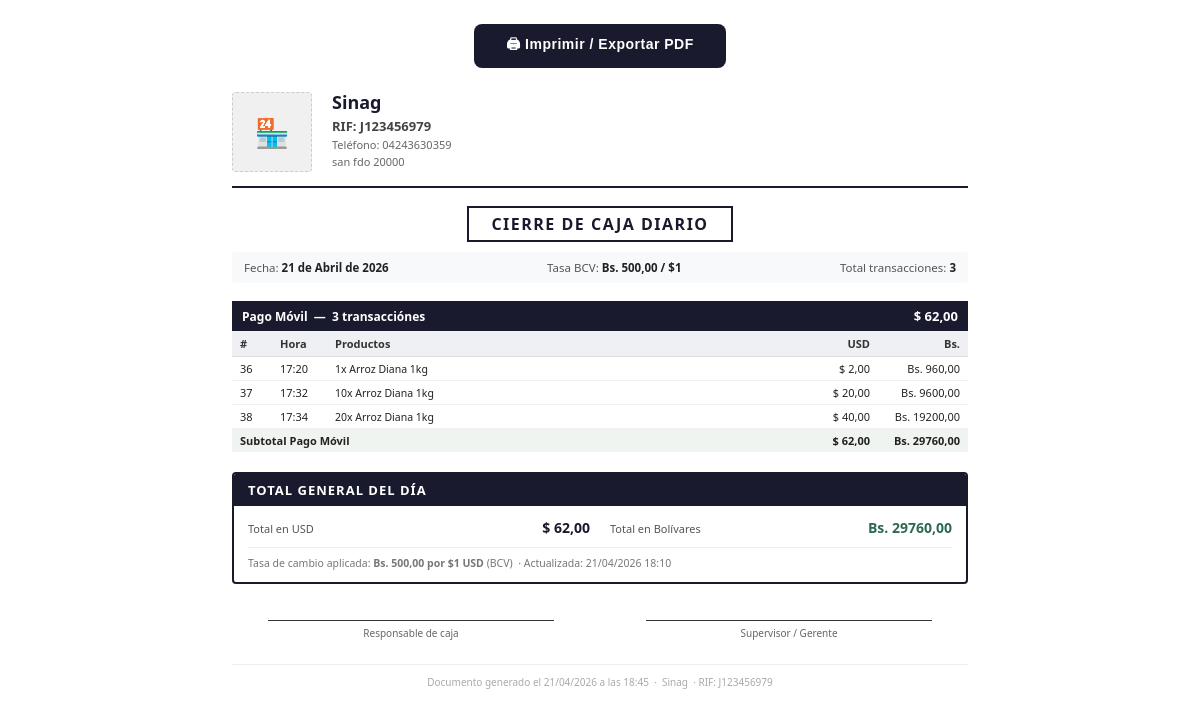
The app's page /reportes/cierre/imprimir/ (signed in) with its own data.
### configuracion/models.py (models this page shows, shortened)
class Empresa(models.Model):
    nombre = models.CharField(max_length=200)
    rif = models.CharField(max_length=20)
    telefono = models.CharField(max_length=20, blank=True)
    direccion = models.TextField(blank=True)
    logo = models.ImageField(upload_to='empresa/', blank=True, null=True)
    imprimir_ticket   = models.BooleanField(default=False)
    nombre_impresora  = models.CharField(max_length=200, blank=True, default='')
    class Meta:
        verbose_name = 'Empresa'

class Moneda(models.Model):
    tasa_cambio = models.DecimalField(max_digits=12, decimal_places=2)
    simbolo = models.CharField(max_length=5, default='Bs')
    ultima_actualizacion = models.DateTimeField(auto_now=True)
    class Meta:
        verbose_name = 'Moneda'
        verbose_name_plural = 'Moneda'

### ventas/models.py (models this page shows, shortened)
class Venta(models.Model):
    METODO_PAGO = [
        ('EFECTIVO_USD', 'Efectivo USD'),
        ('EFECTIVO_BS',  'Efectivo Bs'),
        ('TRANSFERENCIA', 'Transferencia'),
        ('PAGO_MOVIL',   'Pago Móvil'),
        ('PUNTO_DE_VENTA', 'PdV (Tarjeta)'),
        ('BIOPAGO',      'Biopago'),
        ('MIXTO',        'Pago Mixto'),
    ]
    ESTADO = [
        ('COMPLETADA', 'Completada'),
        ('ANULADA',    'Anulada'),
    ]
    fecha = models.DateTimeField(auto_now_add=True)
    total_usd = models.DecimalField(max_digits=10, decimal_places=2)
    total_bs = models.DecimalField(max_digits=14, decimal_places=2)
    tasa_aplicada = models.DecimalField(max_digits=12, decimal_places=2)
    metodo_pago = models.CharField(max_length=20, choices=METODO_PAGO)
    estado = models.CharField(max_length=15, choices=ESTADO, default='COMPLETADA')
    notas = models.TextField(blank=True)
    monto_recibido = models.DecimalField(max_digits=14, decimal_places=2, null=True, blank=True)
    vuelto = models.DecimalField(max_digits=14, decimal_places=2, null=True, blank=True)
    vendedor = models.ForeignKey(User, null=True, blank=True, on_delete=models.SET_NULL, related_name='ventas')
    class Meta:
        verbose_name = 'Venta'
        verbose_name_plural = 'Ventas'
        ordering = ['-fecha']

class DetalleVenta(models.Model):
    venta = models.ForeignKey(Venta, on_delete=models.CASCADE, related_name='detalles')
    producto = models.ForeignKey(Producto, on_delete=models.PROTECT, related_name='detalles_venta')
    cantidad = models.PositiveIntegerField()
    precio_usd_capturado = models.DecimalField(max_digits=10, decimal_places=4)
    class Meta:
        verbose_name = 'Detalle de venta'
        verbose_name_plural = 'Detalles de venta'

### inventario/models.py (models this page shows, shortened)
class Producto(models.Model):
    categoria = models.ForeignKey(
        Categoria,
        on_delete=models.SET_NULL,
        null=True,
        blank=True,
        related_name='productos'
    )
    nombre = models.CharField(max_length=200)
    codigo_barras = models.CharField(max_length=100, blank=True, null=True, unique=True)
    costo_usd = models.DecimalField(max_digits=10, decimal_places=4, null=True, blank=True)
    precio_usd = models.DecimalField(max_digits=10, decimal_places=4)
    stock_actual = models.IntegerField(default=0)
    stock_minimo = models.IntegerField(default=5)
    imagen = models.ImageField(upload_to='productos/', blank=True, null=True)
    activo = models.BooleanField(default=True)
    class Meta:
        verbose_name = 'Producto'
        verbose_name_plural = 'Productos'
        ordering = ['nombre']

### reportes/views.py (the view)
# urls.py: path('cierre/imprimir/', views.imprimir_cierre, name='imprimir_cierre'),
@solo_admin
def imprimir_cierre(request):
    fecha_str = request.GET.get('fecha', '')
    try:
        fecha = date.fromisoformat(fecha_str)
    except ValueError:
        fecha = timezone.localdate()
    ventas_dia = (
        Venta.objects
        .filter(fecha__date=fecha, estado='COMPLETADA')
        .prefetch_related('detalles__producto')
        .order_by('fecha')
    )
    resumen_metodos = []
    for codigo_metodo, nombre_metodo in Venta.METODO_PAGO:
        ventas_metodo = [v for v in ventas_dia if v.metodo_pago == codigo_metodo]
        if not ventas_metodo:
            continue
        total_usd = sum(float(v.total_usd) for v in ventas_metodo)
        total_bs  = sum(float(v.total_bs)  for v in ventas_metodo)
        resumen_metodos.append({
            'nombre':    nombre_metodo,
            'codigo':    codigo_metodo,
            'total_usd': total_usd,
            'total_bs':  total_bs,
            'cantidad':  len(ventas_metodo),
            'ventas':    ventas_metodo,
        })
    total_general_usd = sum(m['total_usd'] for m in resumen_metodos)
    total_general_bs  = sum(m['total_bs']  for m in resumen_metodos)
    total_ventas      = sum(m['cantidad']  for m in resumen_metodos)
    moneda  = Moneda.objects.first()
    empresa = Empresa.objects.first()
    cierre  = CierreCaja.objects.filter(fecha=fecha).first()
    return render(request, 'reportes/cierre_caja_print.html', {
        'fecha':             fecha,
        'resumen_metodos':   resumen_metodos,
        'total_general_usd': total_general_usd,
        'total_general_bs':  total_general_bs,
        'total_ventas':      total_ventas,
        'moneda':            moneda,
        'empresa':           empresa,
        'tasa':              moneda.tasa_cambio if moneda else None,
        'cierre':            cierre,
    })

### templates/reportes/cierre_caja_print.html (shortened to what this page needs)
<!DOCTYPE html>
<html lang="es">
<head>
</head>
<body>
  <button class="btn-imprimir" onclick="window.print()">🖨 Imprimir / Exportar PDF</button>
  <div class="header">
    {% if empresa and empresa.logo %}
      <img class="header-logo" src="{{ request.scheme }}://{{ request.get_host }}{{ empresa.logo.url }}" alt="Logo">
    {% else %}
      <div class="header-logo-placeholder">🏪</div>
    {% endif %}
    <div class="header-info">
      <div class="empresa-nombre">{{ empresa.nombre|default:"Mi Empresa" }}</div>
      <div class="empresa-rif">RIF: {{ empresa.rif|default:"—" }}</div>
      {% if empresa and empresa.telefono %}
        <div class="empresa-detalle">Teléfono: {{ empresa.telefono }}</div>
      {% endif %}
      {% if empresa and empresa.direccion %}
        <div class="empresa-detalle">{{ empresa.direccion }}</div>
      {% endif %}
    </div>
  </div>
  <div class="doc-titulo">
    <h2>Cierre de Caja Diario</h2>
  </div>
  <div class="doc-meta">
    <div>Fecha: <span>{{ fecha|date:"d \d\e F \d\e Y" }}</span></div>
    <div>Tasa BCV: <span>Bs. {{ tasa|default:"—" }} / $1</span></div>
    <div>Total transacciones: <span>{{ total_ventas }}</span></div>
  </div>
  {% if resumen_metodos %}
    {% for metodo in resumen_metodos %}
    <div class="seccion-metodo">
      <div class="seccion-metodo-header">
        <span>{{ metodo.nombre }}
          &nbsp;—&nbsp;
          {{ metodo.cantidad }} transacción{% if metodo.cantidad != 1 %}es{% endif %}
        </span>
        <span class="metodo-total-header">
          {% if metodo.codigo == 'EFECTIVO_BS' %}
            Bs. {{ metodo.total_bs|floatformat:2 }}
          {% else %}
            $ {{ metodo.total_usd|floatformat:2 }}
          {% endif %}
        </span>
      </div>
      <table class="ventas-tabla">
        <thead>
          <tr>
            <th style="width:40px;">#</th>
            <th style="width:55px;">Hora</th>
            <th>Productos</th>
            <th class="r" style="width:80px;">USD</th>
            <th class="r" style="width:90px;">Bs.</th>
          </tr>
        </thead>
        <tbody>
          {% for venta in metodo.ventas %}
          <tr>
            <td>{{ venta.pk }}</td>
            <td>{{ venta.fecha|date:"H:i" }}</td>
            <td class="productos-celda">
              {% for d in venta.detalles.all %}
                {{ d.cantidad }}x {{ d.producto.nombre }}{% if not forloop.last %}, {% endif %}
              {% endfor %}
            </td>
            <td class="r">$ {{ venta.total_usd|floatformat:2 }}</td>
            <td class="r">Bs. {{ venta.total_bs|floatformat:2 }}</td>
          </tr>
          {% endfor %}
          <tr class="subtotal-fila">
            <td colspan="3">Subtotal {{ metodo.nombre }}</td>
            <td class="r">$ {{ metodo.total_usd|floatformat:2 }}</td>
            <td class="r">Bs. {{ metodo.total_bs|floatformat:2 }}</td>
          </tr>
        </tbody>
      </table>
    </div>
    {% endfor %}
  {% else %}
    <div class="sin-ventas">No hay ventas registradas para este día.</div>
  {% endif %}
  <div class="totales-box">
    <div class="totales-box-header">Total General del Día</div>
    <div class="totales-box-body">
      <div class="total-item">
        <span class="tl">Total en USD</span>
        <span class="tv">$ {{ total_general_usd|floatformat:2 }}</span>
      </div>
      <div class="total-item">
        <span class="tl">Total en Bolívares</span>
        <span class="tv-bs">Bs. {{ total_general_bs|floatformat:2 }}</span>
      </div>
      {% if tasa %}
      <div class="tasa-nota">
        Tasa de cambio aplicada: <strong>Bs. {{ tasa }} por $1 USD</strong> (BCV)
        {% if moneda %}&nbsp;·&nbsp;Actualizada: {{ moneda.ultima_actualizacion|date:"d/m/Y H:i" }}{% endif %}
      </div>
      {% endif %}
    </div>
  </div>
  <div class="firmas">
    <div class="firma-bloque">
      <div class="firma-linea"></div>
      <div class="firma-label">Responsable de caja</div>
    </div>
    <div class="firma-bloque">
      <div class="firma-linea"></div>
      <div class="firma-label">Supervisor / Gerente</div>
    </div>
  </div>
  <div class="pie">
    Documento generado el {% now "d/m/Y \a \l\a\s H:i" %}
    &nbsp;·&nbsp;
    {{ empresa.nombre|default:"POS Core" }}
    {% if empresa and empresa.rif %}&nbsp;·&nbsp;RIF: {{ empresa.rif }}{% endif %}
  </div>
</body>
</html>

### templates/reportes/cierre_caja_print.html (style rules this page uses)
*, *::before, *::after { box-sizing: border-box; margin: 0; padding: 0; }
body { font-family: 'Segoe UI', Arial, sans-serif; font-size: 12px; color: #111; background: #fff; padding: 24px 32px; max-width: 800px; margin: 0 auto; }
.header { display: flex; align-items: flex-start; gap: 20px; border-bottom: 2px solid #1a1a2e; padding-bottom: 14px; margin-bottom: 16px; }
.header-logo-placeholder { width: 80px; height: 80px; background: #f0f0f0; border: 1px dashed #ccc; display: flex; align-items: center; justify-content: center; font-size: 28px; color: #bbb; flex-shrink: 0; border-radius: 4px; }
.header-info { flex: 1; }
.empresa-nombre { font-size: 18px; font-weight: 800; color: #1a1a2e; line-height: 1.2; }
.empresa-rif { font-size: 13px; font-weight: 700; color: #444; margin-top: 3px; }
.empresa-detalle { font-size: 11px; color: #666; margin-top: 2px; }
.doc-titulo { text-align: center; margin: 18px 0 6px; }
.doc-titulo h2 { font-size: 16px; font-weight: 800; text-transform: uppercase; letter-spacing: 1.5px; color: #1a1a2e; border: 2px solid #1a1a2e; display: inline-block; padding: 5px 22px; }
.doc-meta { display: flex; justify-content: space-between; font-size: 11.5px; color: #555; margin: 10px 0 18px; padding: 8px 12px; background: #f8f9fa; border-radius: 4px; }
.doc-meta span { font-weight: 600; color: #222; }
.seccion-metodo { margin-bottom: 18px; page-break-inside: avoid; }
.seccion-metodo-header { display: flex; justify-content: space-between; align-items: center; background: #1a1a2e; color: #fff; padding: 6px 10px; font-size: 12px; font-weight: 700; }
.seccion-metodo-header .metodo-total-header { font-size: 13px; font-weight: 800; }
table.ventas-tabla { width: 100%; border-collapse: collapse; font-size: 11px; }
table.ventas-tabla thead tr { background: #eef0f3; }
table.ventas-tabla th { padding: 5px 8px; text-align: left; font-weight: 700; color: #333; border-bottom: 1px solid #ddd; }
table.ventas-tabla th.r, table.ventas-tabla td.r { text-align: right; }
table.ventas-tabla td { padding: 4px 8px; border-bottom: 1px solid #f0f0f0; color: #222; }
table.ventas-tabla tbody tr:last-child td { border-bottom: none; }
.productos-celda { color: #555; font-size: 10.5px; }
.subtotal-fila td { padding: 5px 8px; font-weight: 700; background: #f0f4f0; border-top: 1px solid #ccc; }
.totales-box { margin-top: 20px; border: 2px solid #1a1a2e; border-radius: 4px; overflow: hidden; page-break-inside: avoid; }
.totales-box-header { background: #1a1a2e; color: #fff; font-weight: 800; font-size: 13px; text-transform: uppercase; letter-spacing: 1px; padding: 7px 14px; }
.totales-box-body { padding: 12px 14px; display: grid; grid-template-columns: 1fr 1fr; gap: 6px 20px; }
.total-item { display: flex; justify-content: space-between; align-items: baseline; gap: 8px; }
.total-item .tl { font-size: 11px; color: #555; }
.total-item .tv { font-size: 14px; font-weight: 800; color: #1a1a2e; }
.total-item .tv-bs { font-size: 14px; font-weight: 800; color: #2d6a4f; }
.tasa-nota { grid-column: 1 / -1; font-size: 10.5px; color: #777; border-top: 1px solid #eee; padding-top: 8px; margin-top: 4px; }
.firmas { display: flex; justify-content: space-around; margin-top: 36px; gap: 20px; page-break-inside: avoid; }
.firma-bloque { text-align: center; flex: 1; }
.firma-linea { border-top: 1px solid #333; width: 80%; margin: 0 auto 5px; }
.firma-label { font-size: 10px; color: #666; }
.pie { text-align: center; font-size: 10px; color: #aaa; margin-top: 24px; border-top: 1px solid #eee; padding-top: 10px; }
.btn-imprimir { display: block; margin: 0 auto 24px; padding: 10px 32px; background: #1a1a2e; color: #fff; border: none; border-radius: 8px; font-size: 14px; font-weight: 700; cursor: pointer; letter-spacing: 0.5px; }

### records on screen
Empresa: nombre "Sinag", rif "J123456979", telefono "04243630359", direccion "san fdo 20000"
Moneda: tasa_cambio "500,00", ultima_actualizacion "21/04/2026 18:10"
Venta: pk "36", fecha "17:20", total_usd "2,00", total_bs "960,00"
DetalleVenta: cantidad "1", producto.nombre "Arroz Diana 1kg"
Venta: pk "37", fecha "17:32", total_usd "20,00", total_bs "9600,00"
DetalleVenta: cantidad "10", producto.nombre "Arroz Diana 1kg"
Venta: pk "38", fecha "17:34", total_usd "40,00", total_bs "19200,00"
DetalleVenta: cantidad "20", producto.nombre "Arroz Diana 1kg"

### other values on screen
{{ fecha|date:"d \d\e F \d\e Y" }} "21 de Abril de 2026"
{{ total_ventas }} "3"
{{ metodo.nombre }} "Pago Móvil"
{{ metodo.cantidad }} "3"
{{ metodo.total_usd|floatformat:2 }} "62,00"
{{ metodo.total_bs|floatformat:2 }} "29760,00"
{{ total_general_usd|floatformat:2 }} "62,00"
{{ total_general_bs|floatformat:2 }} "29760,00"
